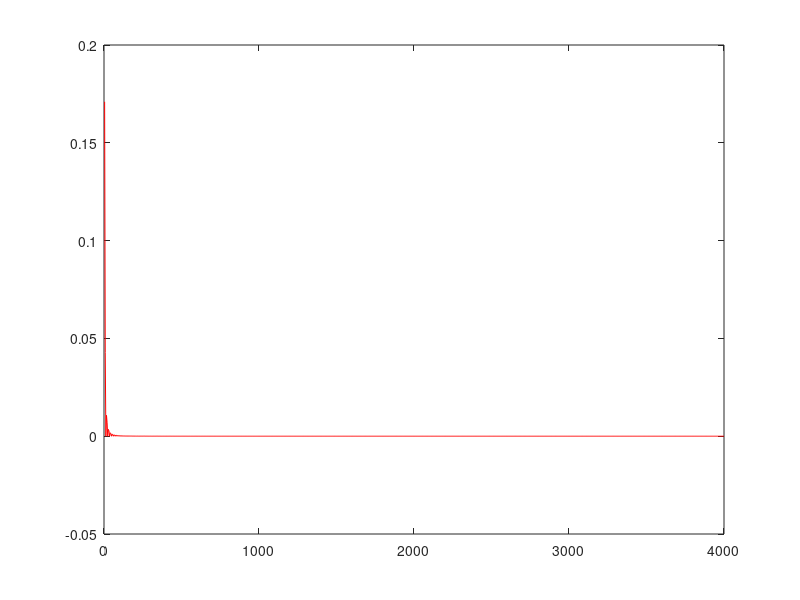

MATLAB code to generate this figure:
clc
clear all

T1 = 4;
n = 1:1000;
t = n.*T1;
X2 = (sinc((n.*T1)./12)).^2;
x_t = zeros(1, length(t));
for ii = 1:length(t)
    x_t(ii) = sum(X2.*(sinc(t(ii)-n.*T1)/T1));
end
figure()
plot(t, x_t, 'r')
